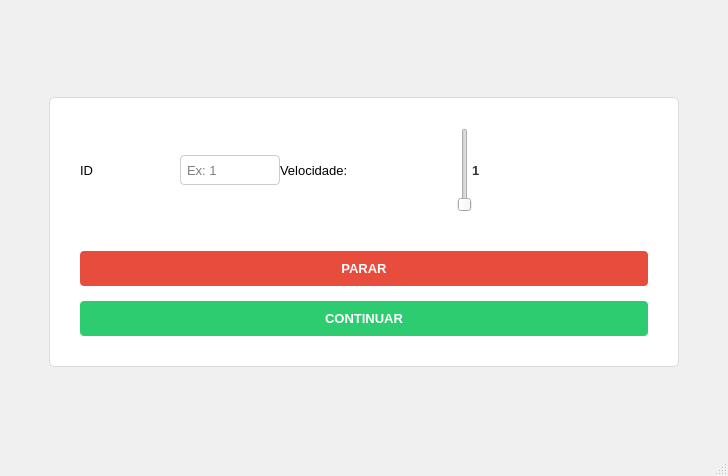
<?xml version="1.0" encoding="UTF-8"?>
<ui version="4.0">
 <class>ClientWindow</class>
 <widget class="QMainWindow" name="ClientWindow">
  <property name="geometry">
   <rect>
    <x>0</x>
    <y>0</y>
    <width>728</width>
    <height>476</height>
   </rect>
  </property>
  <property name="windowTitle">
   <string>Controle de Trens</string>
  </property>
  <property name="styleSheet">
   <string notr="true">QMainWindow {
        background-color: #f0f0f0;
}
QGroupBox {
        background-color: white;
        border: 1px solid #dcdcdc;
        border-radius: 5px;
        margin-top: 10px;
        font-weight: bold;
}
QGroupBox::title {
        subcontrol-origin: margin;
        subcontrol-position: top center;
        padding: 0 10px;
}</string>
  </property>
  <widget class="QWidget" name="centralwidget">
   <layout class="QVBoxLayout" name="verticalLayout_2">
    <item>
     <spacer name="verticalSpacer_top">
      <property name="sizeHint" stdset="0">
       <size>
        <width>20</width>
        <height>40</height>
       </size>
      </property>
     </spacer>
    </item>
    <item>
     <layout class="QHBoxLayout" name="horizontalLayout_main">
      <item>
       <spacer name="horizontalSpacer_left">
        <property name="sizeHint" stdset="0">
         <size>
          <width>40</width>
          <height>20</height>
         </size>
        </property>
       </spacer>
      </item>
      <item>
       <widget class="QGroupBox" name="groupBox">
        <property name="minimumSize">
         <size>
          <width>400</width>
          <height>280</height>
         </size>
        </property>
        <property name="title">
         <string/>
        </property>
        <layout class="QVBoxLayout" name="verticalLayout">
         <property name="spacing">
          <number>15</number>
         </property>
         <property name="leftMargin">
          <number>30</number>
         </property>
         <property name="topMargin">
          <number>30</number>
         </property>
         <property name="rightMargin">
          <number>30</number>
         </property>
         <property name="bottomMargin">
          <number>30</number>
         </property>
         <item>
          <layout class="QHBoxLayout" name="horizontalLayout">
           <property name="spacing">
            <number>0</number>
           </property>
           <item>
            <widget class="QLabel" name="label_id">
             <property name="maximumSize">
              <size>
               <width>100</width>
               <height>16777215</height>
              </size>
             </property>
             <property name="font">
              <font>
               <pointsize>10</pointsize>
              </font>
             </property>
             <property name="text">
              <string>ID</string>
             </property>
            </widget>
           </item>
           <item>
            <widget class="QLineEdit" name="lineTrainId">
             <property name="minimumSize">
              <size>
               <width>30</width>
               <height>30</height>
              </size>
             </property>
             <property name="maximumSize">
              <size>
               <width>100</width>
               <height>16777215</height>
              </size>
             </property>
             <property name="font">
              <font>
               <pointsize>10</pointsize>
              </font>
             </property>
             <property name="styleSheet">
              <string notr="true">QLineEdit {
        border: 1px solid #ccc;
        border-radius: 4px;
        padding: 4px;
}
QLineEdit:focus {
        border: 1px solid #3498db;
}</string>
             </property>
             <property name="placeholderText">
              <string>Ex: 1</string>
             </property>
            </widget>
           </item>
           <item>
            <layout class="QHBoxLayout" name="layoutSpeed">
             <item>
              <widget class="QLabel" name="label_speed">
               <property name="font">
                <font>
                 <pointsize>10</pointsize>
                </font>
               </property>
               <property name="text">
                <string>Velocidade:</string>
               </property>
              </widget>
             </item>
             <item>
              <widget class="QSlider" name="sliderSpeed">
               <property name="cursor">
                <cursorShape>PointingHandCursor</cursorShape>
               </property>
               <property name="minimum">
                <number>1</number>
               </property>
               <property name="maximum">
                <number>100</number>
               </property>
              </widget>
             </item>
             <item>
              <widget class="QLabel" name="labelSpeedValue">
               <property name="minimumSize">
                <size>
                 <width>25</width>
                 <height>0</height>
                </size>
               </property>
               <property name="font">
                <font>
                 <pointsize>10</pointsize>
                 <bold>true</bold>
                </font>
               </property>
               <property name="styleSheet">
                <string notr="true">color: #333;</string>
               </property>
               <property name="text">
                <string>1</string>
               </property>
              </widget>
             </item>
            </layout>
           </item>
          </layout>
         </item>
         <item>
          <spacer name="verticalSpacer_middle">
           <property name="sizeHint" stdset="0">
            <size>
             <width>20</width>
             <height>10</height>
            </size>
           </property>
          </spacer>
         </item>
         <item>
          <widget class="QPushButton" name="btnTrainOff">
           <property name="minimumSize">
            <size>
             <width>0</width>
             <height>35</height>
            </size>
           </property>
           <property name="font">
            <font>
             <pointsize>10</pointsize>
             <bold>true</bold>
            </font>
           </property>
           <property name="cursor">
            <cursorShape>PointingHandCursor</cursorShape>
           </property>
           <property name="styleSheet">
            <string notr="true">QPushButton {
        background-color: #e74c3c;
        color: white;
        border-radius: 4px;
        border: none;
}
QPushButton:hover {
        background-color: #c0392b;
}
QPushButton:pressed {
        background-color: #a93226;
}</string>
           </property>
           <property name="text">
            <string>PARAR</string>
           </property>
          </widget>
         </item>
         <item>
          <widget class="QPushButton" name="btnTrainOn">
           <property name="minimumSize">
            <size>
             <width>0</width>
             <height>35</height>
            </size>
           </property>
           <property name="font">
            <font>
             <pointsize>10</pointsize>
             <bold>true</bold>
            </font>
           </property>
           <property name="cursor">
            <cursorShape>PointingHandCursor</cursorShape>
           </property>
           <property name="styleSheet">
            <string notr="true">QPushButton {
        background-color: #2ecc71;
        color: white;
        border-radius: 4px;
        border: none;
}
QPushButton:hover {
        background-color: #27ae60;
}
QPushButton:pressed {
        background-color: #219150;
}</string>
           </property>
           <property name="text">
            <string>CONTINUAR</string>
           </property>
          </widget>
         </item>
         <item>
          <layout class="QHBoxLayout" name="layoutButtons">
           <property name="spacing">
            <number>15</number>
           </property>
          </layout>
         </item>
        </layout>
       </widget>
      </item>
      <item>
       <spacer name="horizontalSpacer_right">
        <property name="sizeHint" stdset="0">
         <size>
          <width>40</width>
          <height>20</height>
         </size>
        </property>
       </spacer>
      </item>
     </layout>
    </item>
    <item>
     <spacer name="verticalSpacer_bottom">
      <property name="sizeHint" stdset="0">
       <size>
        <width>20</width>
        <height>40</height>
       </size>
      </property>
     </spacer>
    </item>
   </layout>
  </widget>
  <widget class="QMenuBar" name="menubar">
   <property name="geometry">
    <rect>
     <x>0</x>
     <y>0</y>
     <width>728</width>
     <height>20</height>
    </rect>
   </property>
  </widget>
  <widget class="QStatusBar" name="statusbar"/>
 </widget>
 <resources/>
 <connections>
  <connection>
   <sender>sliderSpeed</sender>
   <signal>valueChanged(int)</signal>
   <receiver>labelSpeedValue</receiver>
   <slot>setNum(int)</slot>
   <hints>
    <hint type="sourcelabel">
     <x>200</x>
     <y>150</y>
    </hint>
    <hint type="destinationlabel">
     <x>300</x>
     <y>150</y>
    </hint>
   </hints>
  </connection>
 </connections>
</ui>
